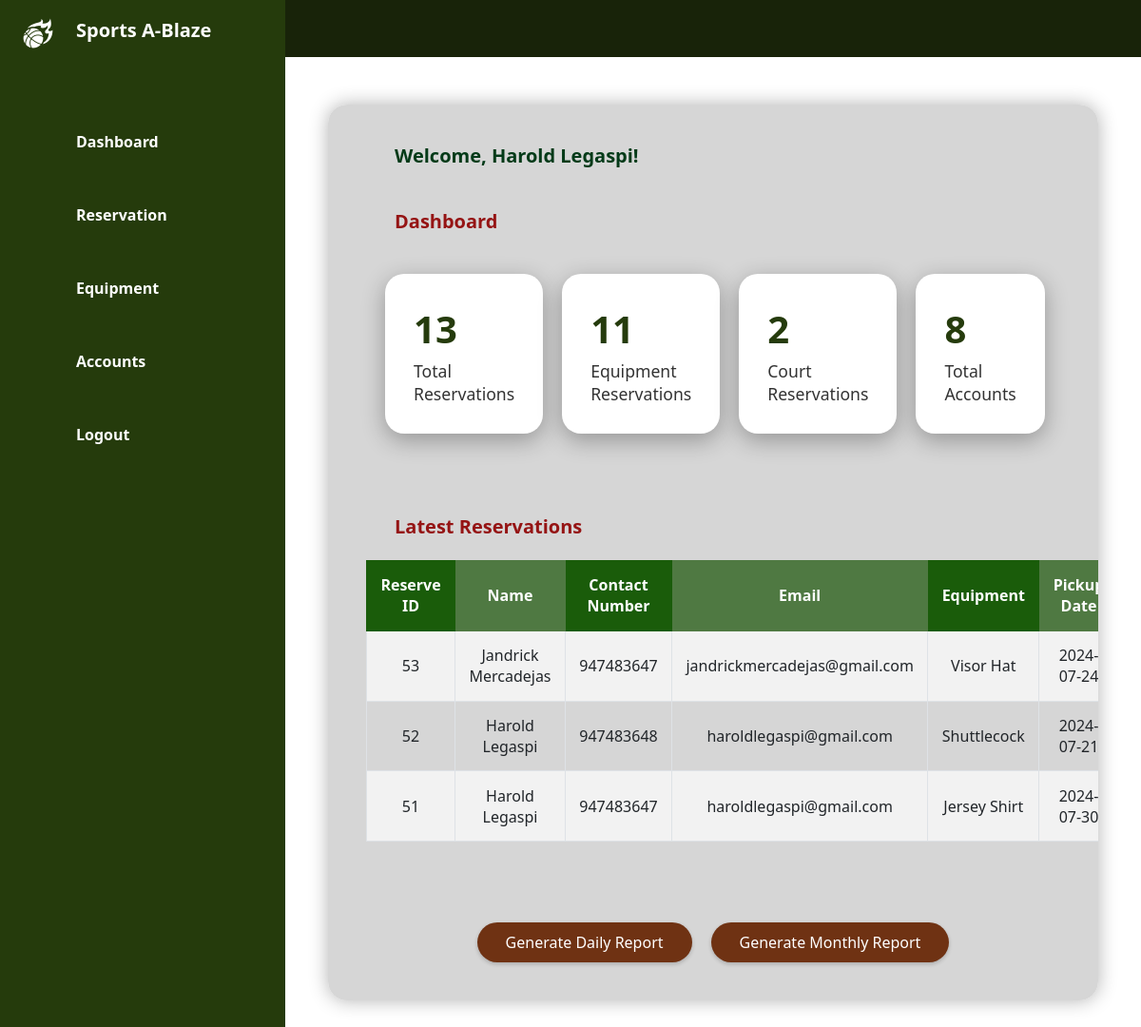
Screenshot of /Admin.php (signed in) with the database file from the repository.
### tables this page shows
CREATE TABLE `reservation` (
  `reserve_id` int(11) NOT NULL,
  `user_id` int(11) DEFAULT NULL,
  `name` varchar(255) DEFAULT NULL,
  `contactNumber` int(11) DEFAULT NULL,
  `email` varchar(255) DEFAULT NULL,
  `address` varchar(255) DEFAULT NULL,
  `equipment` varchar(255) DEFAULT NULL,
  `pickupDate` date DEFAULT NULL,
  `returnDate` date DEFAULT NULL,
  `startTime` time DEFAULT NULL,
  `endTime` time DEFAULT NULL,
  `status` varchar(50) DEFAULT NULL
);

### fetch_dashboard_data.php (called while the page is built, shortened)
<?php
$servername = "localhost";
$username = "root";
$password = "";
$dbname = "sports_a_blaze";
$conn = new mysqli($servername, $username, $password, $dbname);
$totalReservationsQuery = "SELECT COUNT(*) AS total FROM reservation";
$totalReservationsResult = $conn->query($totalReservationsQuery);
if ($totalReservationsResult) {
    $totalReservationsRow = $totalReservationsResult->fetch_assoc();
    $totalReservations = $totalReservationsRow['total'];
}
$equipmentReservationsQuery = "
    SELECT COUNT(*) AS total
    FROM reservation
    WHERE equipment NOT IN ('Basketball Court', 'Badminton Court', 'Volleyball Court')";
$equipmentReservationsResult = $conn->query($equipmentReservationsQuery);
if ($equipmentReservationsResult) {
    $equipmentReservationsRow = $equipmentReservationsResult->fetch_assoc();
    $equipmentReservations = $equipmentReservationsRow['total'];
}
$courtReservationsQuery = "
    SELECT COUNT(*) AS total
    FROM reservation
    WHERE equipment IN ('Basketball Court', 'Badminton Court', 'Volleyball Court')";
$courtReservationsResult = $conn->query($courtReservationsQuery);
if ($courtReservationsResult) {
    $courtReservationsRow = $courtReservationsResult->fetch_assoc();
    $courtReservations = $courtReservationsRow['total'];
}
$totalAccountsQuery = "SELECT COUNT(*) AS total FROM users";
$totalAccountsResult = $conn->query($totalAccountsQuery);
if ($totalAccountsResult) {
    $totalAccountsRow = $totalAccountsResult->fetch_assoc();
    $totalAccounts = $totalAccountsRow['total'];
}
$latestReservationsQuery = "
    SELECT reserve_id, name, contactNumber, email, equipment, pickupDate, returnDate, startTime, endTime
    FROM reservation
    ORDER BY reserve_id DESC
    LIMIT 3";
$latestReservationsResult = $conn->query($latestReservationsQuery);
$latestReservations = [];
if ($latestReservationsResult) {
    while ($row = $latestReservationsResult->fetch_assoc()) {
        $latestReservations[] = $row;
    }
}
?>

### Admin.php (the view, shortened to what this page needs)
<!DOCTYPE html>
<html lang="en">
<head>
    <link rel="stylesheet" href="styles_main.css">
</head>
<body>
    <div class="container">
        <div class="navigation">
        <ul>
            <li>
                <a href="#">
                    <span class="icon">
                        <img src="logo.png" alt="Sports A-Blaze Logo">
                    </span>
                    <span class="title" style="font-size: 20px;">Sports A-Blaze</span>
                </a>
            </li>
            <li>
                <a href="#dashboard" onclick="showPanel('dashboardPanel')">
                    <span class="icon">
                    </span>
                    <span class="title">Dashboard</span>
                </a>
            </li>
            <li>
                <a href="#reservation" onclick="showPanel('reservationsPanel')">
                    <span class="icon">
                    </span>
                    <span class="title">Reservation</span>
                </a>
            </li>
            <li>
                <a href="#equipment" onclick="showPanel('equipmentPanel')">
                    <span class="icon">
                    </span>
                    <span class="title">Equipment</span>
                </a>
            </li>
            <li>
                <a href="#accounts" onclick="showPanel('accountsPanel')">
                    <span class="icon">
                    </span>
                    <span class="title">Accounts</span>
                </a>
            </li>
            <li>
                <a href="#logout" onclick="confirmLogout()">
                    <span class="icon">
                    </span>
                    <span class="title">Logout</span>
                </a>
            </li>
        </ul>
    </div>
    <div class="main">
        <div class="topbar">
            <div class="toggle" onclick="toggleSidebar()">
            </div>
        </div>
        <?php include 'fetch_dashboard_data.php'; ?>
        <div id="dashboardPanel" class="panel active">
        <div>
            <h3 style="color: #033a18;">Welcome, <?php echo $_SESSION["name"]; ?>!</h3>
        </div>
        <br>
        <h3>Dashboard</h3><br>
        <div class="cardBox">
            <div class="card">
                <div>
                    <div class="numbers"><?php echo $totalReservations; ?></div>
                    <div class="cardName">Total Reservations</div>
                </div>
            </div>
            <div class="card">
                <div>
                    <div class="numbers"><?php echo $equipmentReservations;?></div>
                    <div class="cardName">Equipment Reservations</div>
                </div>
            </div>
            <div class="card">
                <div>
                    <div class="numbers"><?php echo $courtReservations;?></div>
                    <div class="cardName">Court Reservations</div>
                </div>
            </div>
            <div class="card">
                <div>
                    <div class="numbers"><?php echo $totalAccounts;?></div>
                    <div class="cardName">Total Accounts</div>
                </div>
            </div>
        </div>
        <br><br>
        <h3>Latest Reservations</h3><br>
        <table class="table table-striped">
            <thead>
                <tr>
                    <th style="background-color:#1a5c0a; border-color: #1a5c0a;">Reserve ID</th>
                    <th style="background-color: #4F7942 ; border-color: #4F7942 ;">Name</th>
                    <th style="background-color:#1a5c0a; border-color: #1a5c0a;">Contact Number</th>
                    <th style="background-color:#4F7942 ; border-color: #4F7942 ;">Email</th>
                    <th style="background-color:#1a5c0a; border-color: #1a5c0a;">Equipment</th>
                    <th style="background-color:#4F7942 ; border-color: #4F7942 ;">Pickup Date</th>
                </tr>
            </thead>
            <tbody>
                <?php foreach ($latestReservations as $reservation): ?>
                    <tr>
                        <td><?php echo $reservation['reserve_id']; ?></td>
                        <td><?php echo $reservation['name']; ?></td>
                        <td><?php echo $reservation['contactNumber']; ?></td>
                        <td><?php echo $reservation['email']; ?></td>
                        <td><?php echo $reservation['equipment']; ?></td>
                        <td><?php echo $reservation['pickupDate']; ?></td>
                    </tr>
                <?php endforeach; ?>
            </tbody>
        </table><br><br>
        <div class="report-buttons">
            <form action="generate_daily_report.php" method="POST">
                <button type="submit">Generate Daily Report</button>
            </form>
            <form action="monthly_report.php" method="GET">
                <button type="submit">Generate Monthly Report</button>
            </form>
        </div>
    </div>
    </div>
    </div>
</body>
</html>

### styles_main.css (style rules this page uses)
* { padding: 0; margin: 0; font-family: 'Segoe UI', Tahoma, Geneva, Verdana, sans-serif; box-sizing: border-box; }
:root { --green: #253B0C; -lgreen: #86986F; -white: #fff; --orange: #B54213; }
body { min-height: 100vh; overflow-x: hidden; }
.container { position: relative; width: 100%; }
.navigation { position: fixed; width: 300px; height: 100%; background: var(--green); border-left: 10px solid var(--green); transition: 0.5s; overflow: hidden; }
.navigation ul { position: absolute; top: 0; left: 0; width: 100%; }
.navigation ul li { position: relative; width: 100%; list-style: none; border-top-left-radius: 30px; border-bottom-left-radius: 30px; }
.navigation ul li:nth-child(1) { margin-bottom: 40px; pointer-events: none; font-weight: 600; }
.navigation ul li a { position: relative; display: block; width: 100%; display: flex; text-decoration: none; color: white; }
.navigation ul li a .icon { display: block; min-width: 60px; height: 60px; line-height: 90px; text-align: center; }
.navigation ul li a .title { position: relative; display: block; padding: 0 10px; height: 75px; font-weight: 600; line-height: 60px; text-align: start; white-space: nowrap; font-size: 16px; margin-top: 2px; }
.main { position: absolute; width: calc(100% - 300px); left: 300px; min-height: 100vh; background: rgb(255, 255, 255); transition: 0.5s; top: 0; }
.topbar { width: 100%; height: 60px; display: flex; justify-content: space-between; align-items: center; padding: 0 10px; background-color: #182309; }
.toggle { position: relative; width: 60px; height: 60px; display: flex; justify-content: center; align-items: center; font-size: 2.0rem; cursor: pointer; color: rgb(231, 231, 231); }
.cardBox { position: relative; width: 100%; padding: 20px; display: grid; grid-template-columns: repeat(4, 1fr); grid-gap: 20px; }
.cardBox .card { position: relative; background: rgb(255, 255, 255); padding: 30px; border-radius: 20px; display: flex; justify-content: space-between; cursor: pointer; box-shadow: 0 7px 25px rgba(0, 0, 0, 0.30); }
.cardBox .card .numbers { position: relative; font-weight: 650; font-size: 2.5rem; color: var(--green); }
.cardBox .card .cardName { color: rgb(51, 51, 51); font-size: 1.1rem; font-weight: 500; margin-top: 5px; }
h3 { font-size: 20px; width: 100%; margin-left: 30px; margin-top: 20px; color: #951414; }
.panel { display: none; }
.panel.active { display: block; }
button { text-align: center; font-size: 24px; color: white; width: 100%; padding: 15px; border: 0; outline: none; cursor: pointer; margin-top: 5px; border-bottom-right-radius: 20px; border-bottom-left-radius: 20px; background: #375713; font-size: 15px; }
#dashboardPanel { width: 90%; margin: 50px auto; padding: 20px; background-color: #d6d6d6; border-radius: 20px; box-shadow: 0 0 20px rgba(0, 0, 0, 0.3); padding-left: 40px; padding-right: 40px; overflow-x: auto; }
.panel { width: 100%; margin: 40px auto; padding: 20px; background-color: #e7e7e7; border-radius: 20px; box-shadow: 0 0 10px rgba(0, 0, 0, 0.1); padding-left: 40px; padding-right: 40px; }
.table { width: 100%; margin-bottom: 1rem; color: #212529; border-collapse: collapse; }
.table th, .table td { padding: 0.9rem; vertical-align: middle; border: 1px solid #dee2e6; text-align: center; }
.table th { background-color: #6f3213; color: white; border-color: #6f3213; }
.table-striped tbody tr:nth-of-type(odd) { background-color: #f2f2f2; }
@media (max-width: 1200px) { #reservationPanel, .panel { max-width: 1000px; padding-left: 30px; padding-right: 30px; } }

### Admin.php (style rules this page uses)
.report-buttons { display: flex; gap: 20px; margin: 20px 0; justify-content: center; }
.report-buttons button { padding: 10px 30px; border: none; border-radius: 30px; background-color: #6f3213; color: white; font-size: 16px; cursor: pointer; transition: background-color 0.3s ease; box-shadow: 0 2px 4px rgba(0, 0, 0, 0.2); }

### rows the page displays
reservation: reserve_id "53", name "Jandrick Mercadejas", contactNumber "947483647", email "jandrickmercadejas@gmail.com", equipment "Visor Hat", pickupDate "2024-07-24"
reservation: reserve_id "52", name "Harold Legaspi", contactNumber "947483648", email "haroldlegaspi@gmail.com", equipment "Shuttlecock", pickupDate "2024-07-21"
reservation: reserve_id "51", name "Harold Legaspi", contactNumber "947483647", email "haroldlegaspi@gmail.com", equipment "Jersey Shirt", pickupDate "2024-07-30"

### other values shown
$_SESSION["name"] "Harold Legaspi"
$totalReservations "13"
$equipmentReservations "11"
$courtReservations "2"
$totalAccounts "8"
